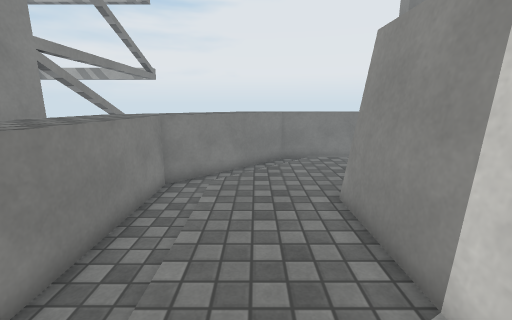
view 1 (above)

17 first-person views from a walk through a 3-D level made in the Unity game engine. The camera is 1.3 m above the floor, tilts 12° down and sees 90° across. The floor is counted in squares, 0.5 m on a side. Each view is taken from the middle of a square. On the plan, view 1 faces up. The plan holds only what a view shows up to about 18 squares ahead; the rest is blank. The place goes on beyond the plan. Surface patterns are stand-ins for the level's own textures.

view 2
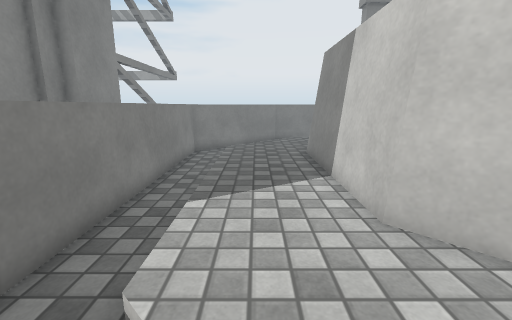

view 3
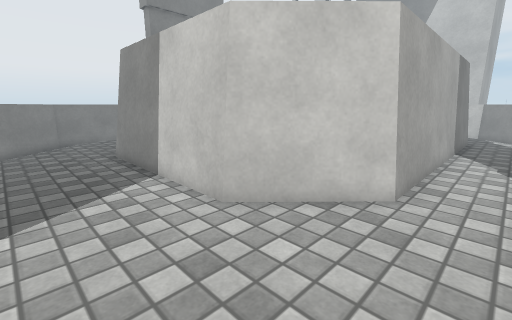

view 4
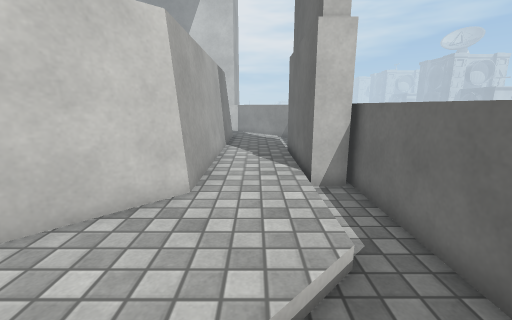

view 5
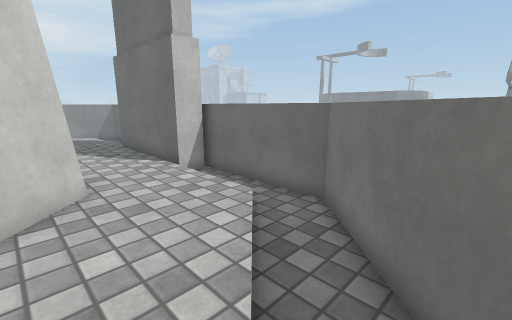

view 6
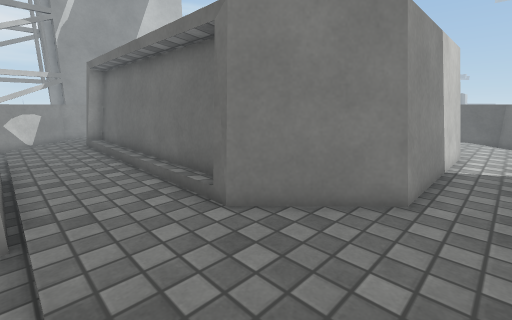

view 7
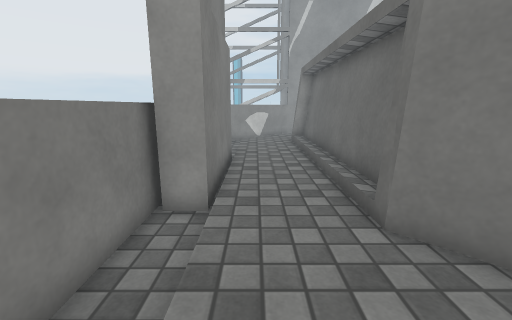

view 8
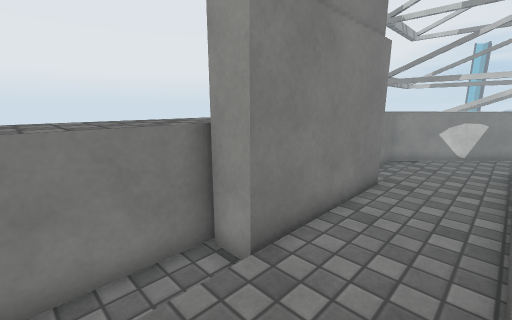

view 9
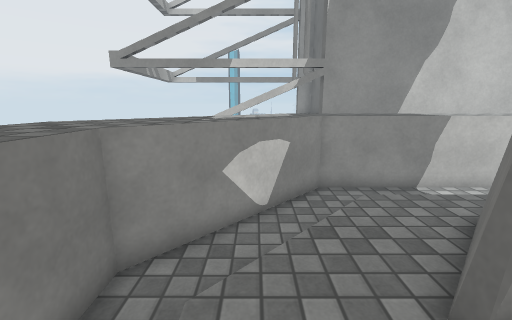

view 10
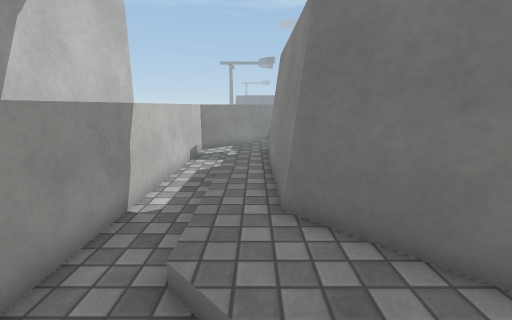

view 11
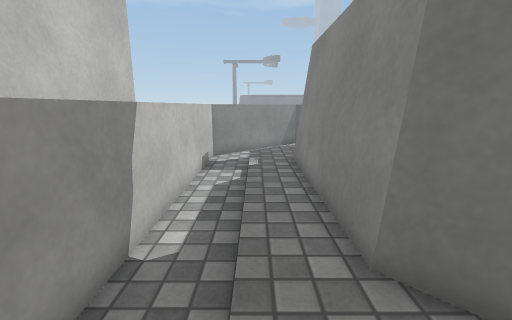

view 12
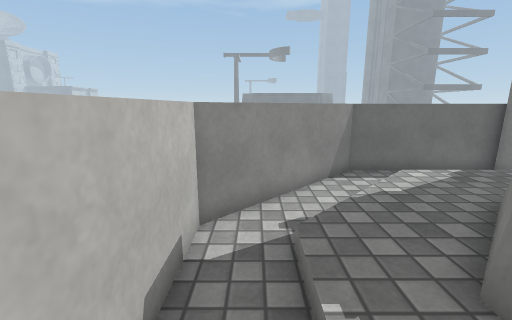

view 13
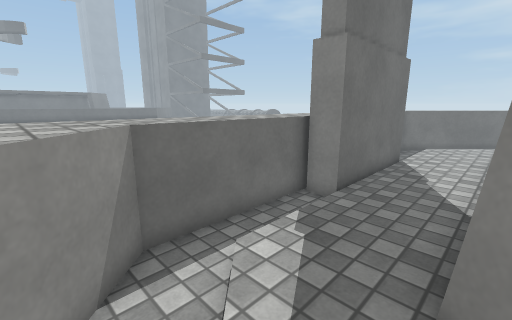

view 14
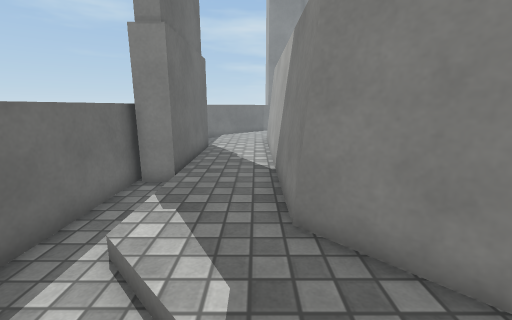

view 15
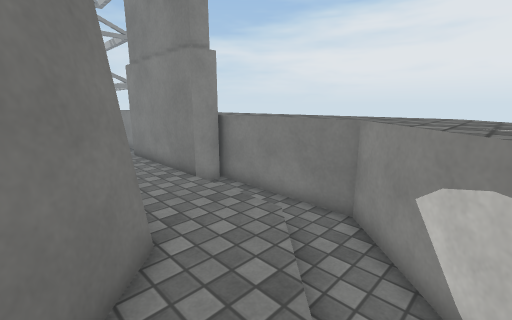

view 16
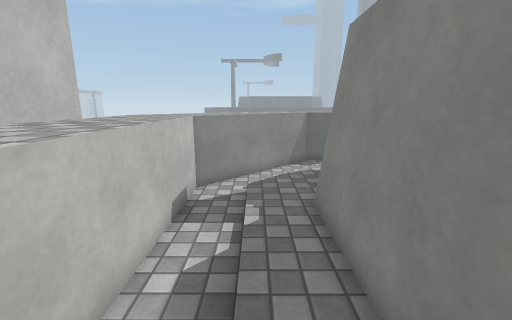

view 17
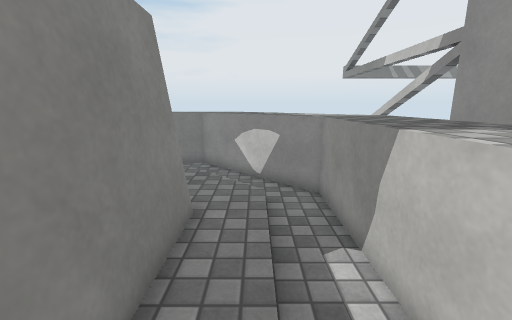

### Floor plan
Key: @ floor where view 1 was taken; # wall or solid block; . main floor; - floor 0.25 m lower than the main floor; / step, stairs or slope; = window, fence, low wall or low ledge; ^ raised ledge.
Columns run from 6 left of view 1 to 26 right of it. Each row starts with its distance up from view 1.
 17           ^^^^^      ^ ^^^^^
 16           ^^^^^     ^^^^^^^^=
 15        ^^^^^^^^    ^^^^^^^^^^=
 14     ^^^^-----#     #------^^^^=
 13   ^^^^^--////#######/////--^^^^=
 12     ^^--/................/--^^^^
 11 ^^^^^--/................../--^^^^
 10 ^^^^--/.....=............../--^^^
  9 ^^^--/.....##########^^##.../-^^^
  8 ^^^--....###            ##...-^^^
  7 ^^^--....##              ##..-^^^
  6 ^^^--....#                #..-^^^
  5  ^^--....#                #..-^^^
  4   ^--....#                #..-^^^
  3   ^--....#                #..-^^^
  2   ^--....#                #..-^^^
  1   ^--....#                #..-^^^
  0   ^--.@..#                #..-^^^
 -1   ^--....##              ##..-^^^
 -2   ^--.....##            ##...-^^^
 -3      /.....##############.../-^^^
 -4      -/..................../--^^^
 -5     ^--/................../--^^^^
 -6      #--/................/--^
 -7      ##------#######-------^^^^
 -8       #########    #^^^^^^^^^
 -9                    ^^^^^^^^^
-10                     ^^^^^^^^

Where each view was taken, in squares from view 1:
view 1: 0 up, 0 right, facing up
view 2: 5 down, 0 right, facing up
view 3: 5 down, 1 left, facing up-right
view 4: 5 down, 1 left, facing right
view 5: 2 down, 2 left, facing down-right
view 6: 13 up, 1 right, facing down-right
view 7: 12 up, 1 right, facing right
view 8: 10 up, 4 right, facing up-right
view 9: 12 up, 15 right, facing right
view 10: 12 up, 21 right, facing down
view 11: 10 up, 22 right, facing down
view 12: 2 up, 23 right, facing down
view 13: 3 down, 21 right, facing down-left
view 14: 4 down, 22 right, facing left
view 15: 8 up, 22 right, facing up-left
view 16: 6 up, 22 right, facing down
view 17: 1 up, 22 right, facing up
